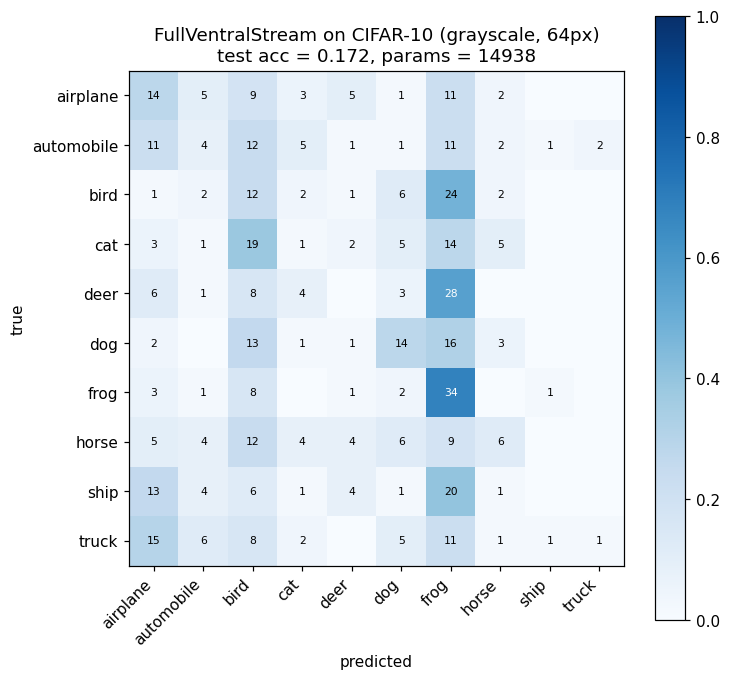

Recreate this plot in Python.
"""Train FullVentralStream on CIFAR-10 (grayscale, upsampled).

CIFAR-10 native resolution is 32x32 RGB. To run the V1>V2>V4>PIT>CIT>AIT
model -- whose V4 DC kernel is 97x97 -- the images are converted to
grayscale (luminance) and bilinearly upsampled to 96x96. The model has
~12k trainable parameters and operates on a single-channel input, so it
won't compete with ResNet on CIFAR-10; the goal is to verify the
architecture trains end-to-end on a real image classification task with
genuinely diverse natural-image content.

Run:
    python examples/cifar10_train.py [--data /tmp/cifar10_imgs/CIFAR-10-images-master]
"""

from __future__ import annotations

import argparse
import os
import sys
from pathlib import Path

import matplotlib
import matplotlib.pyplot as plt
import torch
import torch.nn as nn
import torch.nn.functional as F
from torch.utils.data import Dataset, DataLoader

sys.path.insert(0, os.path.join(os.path.dirname(__file__), os.pardir))

from zebrastack.common.v4_recursive_filters import (
    RecursiveFiltersV4, standard_v1_spec,
)
from zebrastack.common.it_stages import FullVentralStream


CIFAR_CLASSES = [
    "airplane", "automobile", "bird", "cat", "deer",
    "dog", "frog", "horse", "ship", "truck",
]


class CIFARFolderDataset(Dataset):
    """Reads CIFAR-10 jpg-folder layout: <root>/<split>/<class>/<file>.jpg"""

    def __init__(self, root: str, split: str, size: int, n_per_class: int | None = None):
        self.size = size
        self.samples: list[tuple[str, int]] = []
        split_dir = Path(root) / split
        for label_idx, cls in enumerate(CIFAR_CLASSES):
            cls_dir = split_dir / cls
            files = sorted(cls_dir.glob("*.jpg"))
            if n_per_class is not None:
                files = files[:n_per_class]
            self.samples.extend((str(f), label_idx) for f in files)

    def __len__(self):
        return len(self.samples)

    def __getitem__(self, idx):
        from PIL import Image
        path, label = self.samples[idx]
        img = Image.open(path).convert("RGB")
        # Grayscale via ITU-R 601-2 luma transform (built into PIL)
        img = img.convert("L")
        img = img.resize((self.size, self.size), Image.BILINEAR)
        arr = torch.from_numpy(__import__("numpy").asarray(img, dtype="float32"))
        arr = arr / 255.0
        arr = (arr - 0.5) * 2.0
        return arr.unsqueeze(0), label


def confusion(model, loader, device, n_classes):
    model.eval()
    matrix = [[0] * n_classes for _ in range(n_classes)]
    correct = 0
    total = 0
    with torch.no_grad():
        for x, y in loader:
            x = x.to(device); y = y.to(device)
            logits = model(x)["logits"]
            preds = logits.argmax(dim=-1)
            for p, t in zip(preds.tolist(), y.tolist()):
                matrix[t][p] += 1
                if p == t:
                    correct += 1
                total += 1
    return correct / max(total, 1), matrix


def train_epoch(model, loader, optimizer, criterion, device):
    model.train()
    total_loss = 0.0
    total_correct = 0
    total = 0
    for x, y in loader:
        x = x.to(device); y = y.to(device)
        optimizer.zero_grad()
        logits = model(x)["logits"]
        loss = criterion(logits, y)
        loss.backward()
        optimizer.step()
        total_loss += loss.item() * x.shape[0]
        total_correct += int((logits.argmax(dim=-1) == y).sum().item())
        total += x.shape[0]
    return total_loss / total, total_correct / total


def main() -> int:
    parser = argparse.ArgumentParser()
    parser.add_argument("--data", default="/tmp/cifar10_imgs/CIFAR-10-images-master")
    parser.add_argument("--out", default="examples/cifar10_train.png")
    parser.add_argument("--size", type=int, default=64)
    parser.add_argument("--n-train-per-class", type=int, default=200,
                        help="subset size per class (default 200 = 2000 total)")
    parser.add_argument("--n-test-per-class", type=int, default=50,
                        help="test subset per class (default 50 = 500 total)")
    parser.add_argument("--epochs", type=int, default=6)
    parser.add_argument("--lr", type=float, default=0.005)
    parser.add_argument("--batch-size", type=int, default=32)
    parser.add_argument("--weight-decay", type=float, default=1e-4)
    parser.add_argument("--num-workers", type=int, default=2)
    parser.add_argument("--device", default="cuda" if torch.cuda.is_available() else "cpu")
    args = parser.parse_args()
    matplotlib.use("Agg")

    device = args.device
    print(f"Device: {device}")

    train_ds = CIFARFolderDataset(args.data, "train", args.size, args.n_train_per_class)
    test_ds = CIFARFolderDataset(args.data, "test", args.size, args.n_test_per_class)
    print(f"Train: {len(train_ds)}, test: {len(test_ds)}")

    train_loader = DataLoader(train_ds, batch_size=args.batch_size, shuffle=True,
                              num_workers=args.num_workers, pin_memory=device != "cpu")
    test_loader = DataLoader(test_ds, batch_size=args.batch_size, shuffle=False,
                             num_workers=args.num_workers, pin_memory=device != "cpu")

    spec = standard_v1_spec(
        n_orientations=4,
        frequencies=(0.30, 0.18, 0.10),
        kernel_size=13,
    )
    v4 = RecursiveFiltersV4(
        v1_spec=spec,
        recursive_octaves=2,
        recursive_kernel_size=21,
        use_v2_pooling=True,
        v2_sigma_to_period=2.0,
        use_v4_dc_channel=False,
        use_v2_gabor=False,
    )
    model = FullVentralStream(
        v4_backbone=v4,
        n_classes=len(CIFAR_CLASSES),
        pit_n_reduce=24,
        cit_n_reduce=24,
        ait_n_reduce=24,
        pit_frequencies=(0.05, 0.025),
        cit_frequencies=(0.05, 0.025),
        ait_frequencies=(0.05, 0.025),
        kernel_size=11,
        downsample=2,
    ).to(device)

    n_trainable = sum(p.numel() for p in model.parameters() if p.requires_grad)
    print(f"Trainable parameters: {n_trainable}")

    optimizer = torch.optim.Adam(
        [p for p in model.parameters() if p.requires_grad],
        lr=args.lr, weight_decay=args.weight_decay,
    )
    criterion = nn.CrossEntropyLoss()

    history = []
    for epoch in range(args.epochs):
        loss, train_acc = train_epoch(model, train_loader, optimizer, criterion, device)
        history.append((loss, train_acc))
        print(f"  epoch {epoch+1:2d}: loss={loss:.4f} train_acc={train_acc:.3f}")

    print("\n  recalibrating BN running stats from trained model...")
    cal_x = []
    cal_max_batches = 16
    for i, (x, _) in enumerate(train_loader):
        if i >= cal_max_batches: break
        cal_x.append(x.to(device))
    cal_x = torch.cat(cal_x, dim=0)
    model.recalibrate_bn(cal_x, batch_size=args.batch_size)

    test_acc, cm = confusion(model, test_loader, device, len(CIFAR_CLASSES))
    print(f"\n  test accuracy: {test_acc:.3f}")
    print("Per-class recall:")
    for i, name in enumerate(CIFAR_CLASSES):
        n = sum(cm[i])
        r = cm[i][i] / n if n else 0.0
        print(f"  {name:12s}: {r:.2f}  ({cm[i][i]}/{n})")

    fig, ax = plt.subplots(1, 1, figsize=(7, 6.5))
    cm_t = torch.tensor(cm, dtype=torch.float32)
    cm_norm = cm_t / cm_t.sum(dim=-1, keepdim=True).clamp_min(1)
    im = ax.imshow(cm_norm.numpy(), cmap="Blues", vmin=0, vmax=1)
    for i in range(len(CIFAR_CLASSES)):
        for j in range(len(CIFAR_CLASSES)):
            v = cm[i][j]
            if v > 0:
                ax.text(j, i, f"{v}", ha="center", va="center", fontsize=7,
                        color="white" if cm_norm[i, j] > 0.5 else "black")
    ax.set_xticks(range(len(CIFAR_CLASSES)))
    ax.set_yticks(range(len(CIFAR_CLASSES)))
    ax.set_xticklabels(CIFAR_CLASSES, rotation=45, ha="right")
    ax.set_yticklabels(CIFAR_CLASSES)
    ax.set_xlabel("predicted")
    ax.set_ylabel("true")
    ax.set_title(f"FullVentralStream on CIFAR-10 (grayscale, {args.size}px)\n"
                 f"test acc = {test_acc:.3f}, params = {n_trainable}")
    plt.colorbar(im, ax=ax)
    fig.tight_layout()
    os.makedirs(os.path.dirname(args.out) or ".", exist_ok=True)
    fig.savefig(args.out, dpi=110, bbox_inches="tight")
    print(f"\nSaved figure to {args.out}")
    return 0


if __name__ == "__main__":
    raise SystemExit(main())
